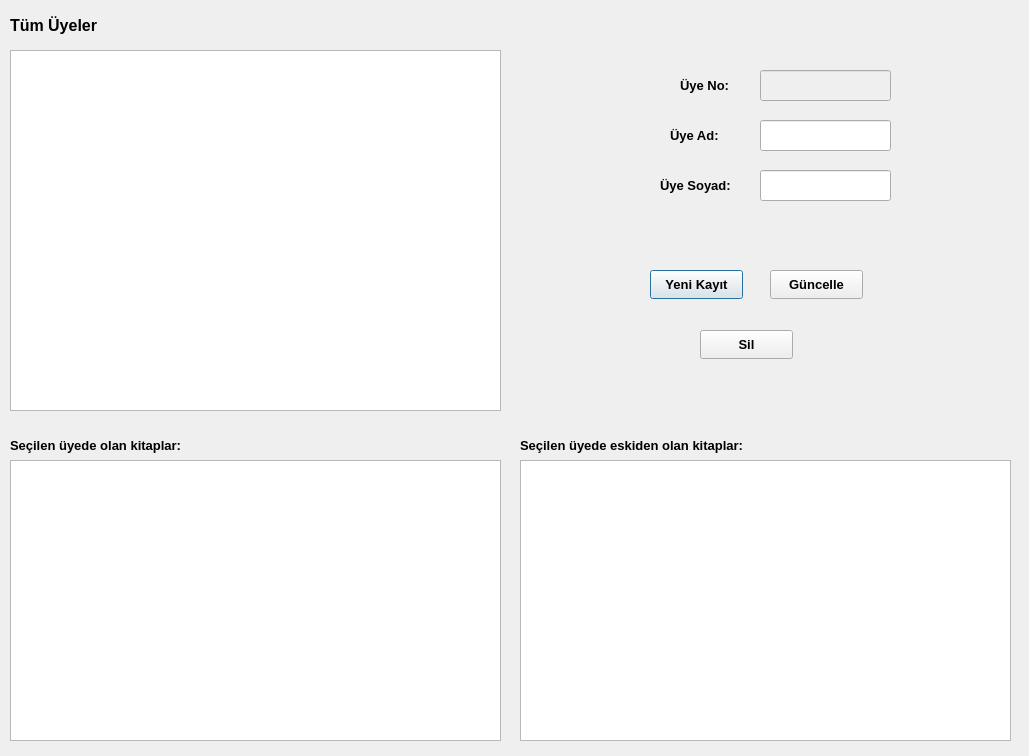
<?xml version="1.0" encoding="UTF-8"?>
<ui version="4.0">
 <class>uye_islemleri</class>
 <widget class="QDialog" name="uye_islemleri">
  <property name="geometry">
   <rect>
    <x>0</x>
    <y>0</y>
    <width>1029</width>
    <height>756</height>
   </rect>
  </property>
  <property name="windowTitle">
   <string>Dialog</string>
  </property>
  <widget class="QLabel" name="label">
   <property name="geometry">
    <rect>
     <x>10</x>
     <y>10</y>
     <width>131</width>
     <height>31</height>
    </rect>
   </property>
   <property name="font">
    <font>
     <pointsize>12</pointsize>
     <bold>true</bold>
    </font>
   </property>
   <property name="text">
    <string>Tüm Üyeler</string>
   </property>
  </widget>
  <widget class="QTableView" name="tableView_uye">
   <property name="geometry">
    <rect>
     <x>10</x>
     <y>50</y>
     <width>491</width>
     <height>361</height>
    </rect>
   </property>
  </widget>
  <widget class="QLineEdit" name="lineEdit_uyeNo">
   <property name="enabled">
    <bool>false</bool>
   </property>
   <property name="geometry">
    <rect>
     <x>760</x>
     <y>70</y>
     <width>131</width>
     <height>31</height>
    </rect>
   </property>
  </widget>
  <widget class="QLineEdit" name="lineEdit_uyeAD">
   <property name="geometry">
    <rect>
     <x>760</x>
     <y>120</y>
     <width>131</width>
     <height>31</height>
    </rect>
   </property>
  </widget>
  <widget class="QLineEdit" name="lineEdit_uyeSoyad">
   <property name="geometry">
    <rect>
     <x>760</x>
     <y>170</y>
     <width>131</width>
     <height>31</height>
    </rect>
   </property>
  </widget>
  <widget class="QLabel" name="label_2">
   <property name="geometry">
    <rect>
     <x>680</x>
     <y>70</y>
     <width>71</width>
     <height>31</height>
    </rect>
   </property>
   <property name="font">
    <font>
     <pointsize>10</pointsize>
     <bold>true</bold>
    </font>
   </property>
   <property name="text">
    <string>Üye No:</string>
   </property>
  </widget>
  <widget class="QLabel" name="label_3">
   <property name="geometry">
    <rect>
     <x>670</x>
     <y>120</y>
     <width>71</width>
     <height>31</height>
    </rect>
   </property>
   <property name="font">
    <font>
     <pointsize>10</pointsize>
     <bold>true</bold>
    </font>
   </property>
   <property name="text">
    <string>Üye Ad:</string>
   </property>
  </widget>
  <widget class="QLabel" name="label_4">
   <property name="geometry">
    <rect>
     <x>660</x>
     <y>170</y>
     <width>91</width>
     <height>31</height>
    </rect>
   </property>
   <property name="font">
    <font>
     <pointsize>10</pointsize>
     <bold>true</bold>
    </font>
   </property>
   <property name="text">
    <string>Üye Soyad:</string>
   </property>
  </widget>
  <widget class="QPushButton" name="pushButton_uyeKayit">
   <property name="geometry">
    <rect>
     <x>650</x>
     <y>270</y>
     <width>93</width>
     <height>29</height>
    </rect>
   </property>
   <property name="font">
    <font>
     <pointsize>10</pointsize>
     <bold>true</bold>
    </font>
   </property>
   <property name="text">
    <string>Yeni Kayıt</string>
   </property>
  </widget>
  <widget class="QPushButton" name="pushButton_uyeGuncelle">
   <property name="geometry">
    <rect>
     <x>770</x>
     <y>270</y>
     <width>93</width>
     <height>29</height>
    </rect>
   </property>
   <property name="font">
    <font>
     <pointsize>10</pointsize>
     <bold>true</bold>
    </font>
   </property>
   <property name="text">
    <string>Güncelle</string>
   </property>
  </widget>
  <widget class="QPushButton" name="pushButton_uyeSil">
   <property name="geometry">
    <rect>
     <x>700</x>
     <y>330</y>
     <width>93</width>
     <height>29</height>
    </rect>
   </property>
   <property name="font">
    <font>
     <pointsize>10</pointsize>
     <bold>true</bold>
    </font>
   </property>
   <property name="text">
    <string>Sil</string>
   </property>
  </widget>
  <widget class="QTableView" name="tableView_uyekitaplar">
   <property name="geometry">
    <rect>
     <x>10</x>
     <y>460</y>
     <width>491</width>
     <height>281</height>
    </rect>
   </property>
  </widget>
  <widget class="QTableView" name="tableView_uyekitaplar_onceden">
   <property name="geometry">
    <rect>
     <x>520</x>
     <y>460</y>
     <width>491</width>
     <height>281</height>
    </rect>
   </property>
  </widget>
  <widget class="QLabel" name="label_5">
   <property name="geometry">
    <rect>
     <x>10</x>
     <y>430</y>
     <width>271</width>
     <height>31</height>
    </rect>
   </property>
   <property name="font">
    <font>
     <pointsize>10</pointsize>
     <bold>true</bold>
    </font>
   </property>
   <property name="text">
    <string>Seçilen üyede olan kitaplar:</string>
   </property>
  </widget>
  <widget class="QLabel" name="label_6">
   <property name="geometry">
    <rect>
     <x>520</x>
     <y>430</y>
     <width>301</width>
     <height>31</height>
    </rect>
   </property>
   <property name="font">
    <font>
     <pointsize>10</pointsize>
     <bold>true</bold>
    </font>
   </property>
   <property name="text">
    <string>Seçilen üyede eskiden olan kitaplar:</string>
   </property>
  </widget>
 </widget>
 <resources/>
 <connections/>
</ui>
